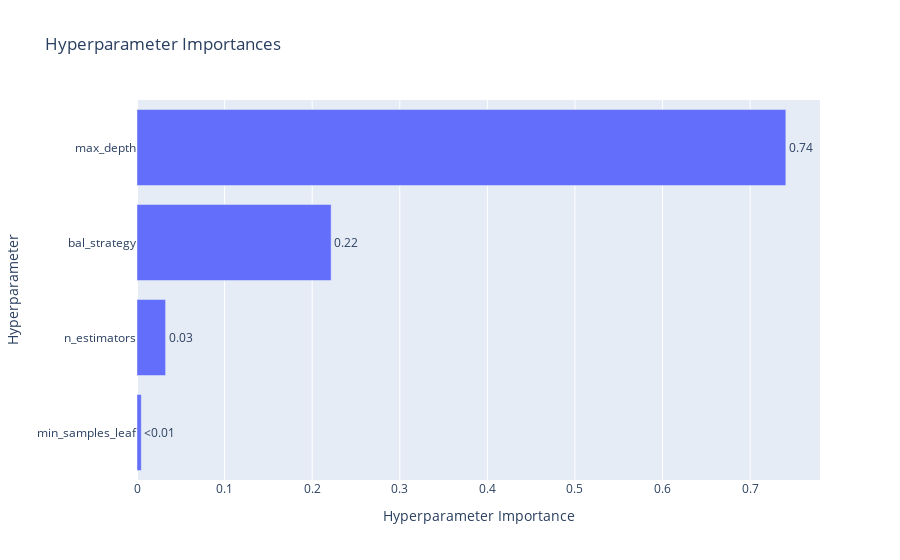

Source (notebook cell):
### Code cell
optuna.visualization.plot_param_importances(study)

### Figure 1 — Plotly figure (JSON) as saved in the notebook; plotly's stock layout.template omitted (floating-point values rounded to 4 significant figures)
{"data": [{"cliponaxis": false, "hovertemplate": ["min_samples_leaf (IntDistribution): 0.004898169309341572<extra></extra>", "n_estimators (IntDistribution): 0.0326563464489426<extra></extra>", "bal_strategy (CategoricalDistribution): 0.22165524625651098<extra></extra>", "max_depth (IntDistribution): 0.7407902379852047<extra></extra>"], "name": "Objective Value", "orientation": "h", "text": ["<0.01", "0.03", "0.22", "0.74"], "textposition": "outside", "type": "bar", "x": [0.004898, 0.03266, 0.2217, 0.7408], "y": ["min_samples_leaf", "n_estimators", "bal_strategy", "max_depth"]}], "layout": {"title": {"text": "Hyperparameter Importances"}, "xaxis": {"title": {"text": "Hyperparameter Importance"}}, "yaxis": {"title": {"text": "Hyperparameter"}}}}
